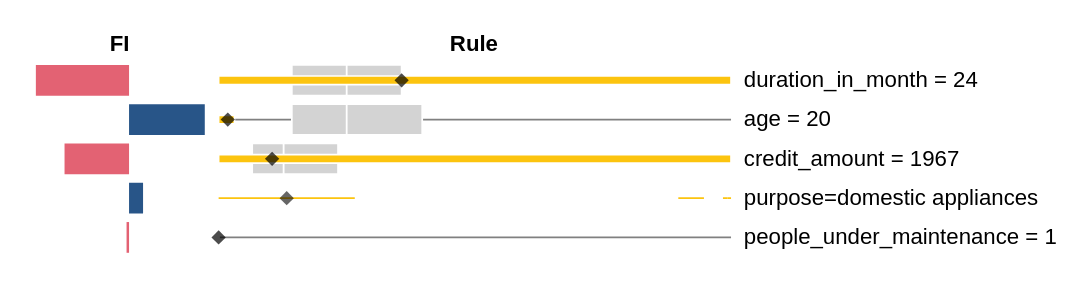

Here is the notebook cell this chart was saved with:
### Code cell
rules_only = plot_rules(df_v, only_rules=True)
rules_only

### Figure 1 — Vega-Lite specification as saved in the notebook (floating-point values rounded to 4 significant figures)
{"config": {"view": {"continuousWidth": 400, "continuousHeight": 300, "stroke": "lightgray", "strokeWidth": 0}, "axis": {"grid": false}, "axisX": {"disable": true}, "axisY": {"domain": false, "ticks": false}, "concat": {"spacing": 3}, "padding": 20, "title": {"anchor": "middle", "fontWeight": "bold"}}, "hconcat": [{"vconcat": [{"data": {"name": "data-2acaed037c1051ca114875af372fa54e"}, "mark": "bar", "encoding": {"color": {"condition": {"value": "#285588", "test": "datum.feature_importance > 0"}, "value": "#E36273"}, "tooltip": [{"field": "name"}, {"field": "feature_importance"}], "x": {"field": "feature_importance", "title": null, "type": "quantitative"}, "y": {"axis": null, "field": "name", "title": null, "type": "nominal"}}, "height": 20, "transform": [{"filter": "datum.rtype!='crules'"}], "width": 100}, {"data": {"name": "data-207fb7bde2b05ed331fcda818979d733"}, "mark": "bar", "encoding": {"color": {"condition": {"value": "#285588", "test": "datum.feature_importance > 0"}, "value": "#E36273"}, "tooltip": [{"field": "name"}, {"field": "feature_importance"}], "x": {"field": "feature_importance", "title": null, "type": "quantitative"}, "y": {"axis": null, "field": "name", "title": null, "type": "nominal"}}, "height": 20, "transform": [{"filter": "datum.rtype!='crules'"}], "width": 100}, {"data": {"name": "data-0fcc3aba2a347939f3df53ac59b4bb64"}, "mark": "bar", "encoding": {"color": {"condition": {"value": "#285588", "test": "datum.feature_importance > 0"}, "value": "#E36273"}, "tooltip": [{"field": "name"}, {"field": "feature_importance"}], "x": {"field": "feature_importance", "title": null, "type": "quantitative"}, "y": {"axis": null, "field": "name", "title": null, "type": "nominal"}}, "height": 20, "transform": [{"filter": "datum.rtype!='crules'"}], "width": 100}, {"data": {"name": "data-7b795551f46889adddc2de51d171a17a"}, "mark": "bar", "encoding": {"color": {"condition": {"value": "#285588", "test": "datum.feature_importance > 0"}, "value": "#E36273"}, "tooltip": [{"field": "name"}, {"field": "feature_importance"}], "x": {"field": "feature_importance", "title": null, "type": "quantitative"}, "y": {"axis": null, "field": "name", "title": null, "type": "nominal"}}, "height": 20, "transform": [{"filter": "datum.rtype!='crules'"}], "width": 100}, {"data": {"name": "data-01c219aa7a87c6c0a20ea25eb912c34c"}, "mark": "bar", "encoding": {"color": {"condition": {"value": "#285588", "test": "datum.feature_importance > 0"}, "value": "#E36273"}, "tooltip": [{"field": "name"}, {"field": "feature_importance"}], "x": {"field": "feature_importance", "title": null, "type": "quantitative"}, "y": {"axis": null, "field": "name", "title": null, "type": "nominal"}}, "height": 20, "transform": [{"filter": "datum.rtype!='crules'"}], "width": 100}], "resolve": {"scale": {"x": "shared"}}, "title": "FI"}, {"vconcat": [{"layer": [{"mark": {"type": "bar", "color": "grey", "size": 1}, "encoding": {"x": {"field": "min", "scale": {"clamp": true, "domain": [4.0, 60.0], "nice": false}, "title": null, "type": "quantitative"}, "x2": {"field": "max"}, "y": {"axis": {"labels": false, "ticks": false}, "field": "name", "title": null, "type": "nominal"}}, "transform": [{"filter": "datum.rtype!='crules'"}]}, {"mark": {"type": "bar", "color": "lightgrey", "size": 18, "stroke": "white"}, "encoding": {"x": {"field": "q1", "scale": {"clamp": true, "domain": [4.0, 60.0], "nice": false}, "title": null, "type": "quantitative"}, "x2": {"field": "median"}}, "transform": [{"filter": "datum.rtype!='crules'"}]}, {"mark": {"type": "bar", "color": "lightgrey", "size": 18, "stroke": "white"}, "encoding": {"x": {"field": "median", "scale": {"clamp": true, "domain": [4.0, 60.0], "nice": false}, "title": null, "type": "quantitative"}, "x2": {"field": "q3"}}, "transform": [{"filter": "datum.rtype!='crules'"}]}, {"mark": {"type": "bar", "color": "#fcc40f", "size": 5, "stroke": "white"}, "encoding": {"x": {"field": "thr", "title": null, "type": "quantitative"}, "x2": {"field": "thr2"}, "y": {"field": "name", "title": null, "type": "nominal"}}, "transform": [{"filter": "datum.rtype!='crules'"}]}, {"mark": {"type": "point", "color": "black", "filled": true, "shape": "diamond", "size": 70}, "encoding": {"tooltip": [{"field": "inst", "title": "duration_in_month"}], "x": {"field": "inst", "scale": {"clamp": true, "domain": [4.0, 60.0], "nice": false}, "title": null, "type": "quantitative"}}, "transform": [{"filter": "datum.rtype!='crules'"}]}], "data": {"name": "data-2acaed037c1051ca114875af372fa54e"}, "height": 20, "width": 300}, {"layer": [{"mark": {"type": "bar", "color": "grey", "size": 1}, "encoding": {"x": {"field": "min", "scale": {"clamp": true, "domain": [19.0, 75.0], "nice": false}, "title": null, "type": "quantitative"}, "x2": {"field": "max"}, "y": {"axis": {"labels": false, "ticks": false}, "field": "name", "title": null, "type": "nominal"}}, "transform": [{"filter": "datum.rtype!='crules'"}]}, {"mark": {"type": "bar", "color": "lightgrey", "size": 18, "stroke": "white"}, "encoding": {"x": {"field": "q1", "scale": {"clamp": true, "domain": [19.0, 75.0], "nice": false}, "title": null, "type": "quantitative"}, "x2": {"field": "median"}}, "transform": [{"filter": "datum.rtype!='crules'"}]}, {"mark": {"type": "bar", "color": "lightgrey", "size": 18, "stroke": "white"}, "encoding": {"x": {"field": "median", "scale": {"clamp": true, "domain": [19.0, 75.0], "nice": false}, "title": null, "type": "quantitative"}, "x2": {"field": "q3"}}, "transform": [{"filter": "datum.rtype!='crules'"}]}, {"mark": {"type": "bar", "color": "#fcc40f", "size": 5, "stroke": "white"}, "encoding": {"x": {"field": "thr", "title": null, "type": "quantitative"}, "x2": {"field": "thr2"}, "y": {"field": "name", "title": null, "type": "nominal"}}, "transform": [{"filter": "datum.rtype!='crules'"}]}, {"mark": {"type": "point", "color": "black", "filled": true, "shape": "diamond", "size": 70}, "encoding": {"tooltip": [{"field": "inst", "title": "age"}], "x": {"field": "inst", "scale": {"clamp": true, "domain": [19.0, 75.0], "nice": false}, "title": null, "type": "quantitative"}}, "transform": [{"filter": "datum.rtype!='crules'"}]}], "data": {"name": "data-207fb7bde2b05ed331fcda818979d733"}, "height": 20, "width": 300}, {"layer": [{"mark": {"type": "bar", "color": "grey", "size": 1}, "encoding": {"x": {"field": "min", "scale": {"clamp": true, "domain": [338.0, 15940.0], "nice": false}, "title": null, "type": "quantitative"}, "x2": {"field": "max"}, "y": {"axis": {"labels": false, "ticks": false}, "field": "name", "title": null, "type": "nominal"}}, "transform": [{"filter": "datum.rtype!='crules'"}]}, {"mark": {"type": "bar", "color": "lightgrey", "size": 18, "stroke": "white"}, "encoding": {"x": {"field": "q1", "scale": {"clamp": true, "domain": [338.0, 15940.0], "nice": false}, "title": null, "type": "quantitative"}, "x2": {"field": "median"}}, "transform": [{"filter": "datum.rtype!='crules'"}]}, {"mark": {"type": "bar", "color": "lightgrey", "size": 18, "stroke": "white"}, "encoding": {"x": {"field": "median", "scale": {"clamp": true, "domain": [338.0, 15940.0], "nice": false}, "title": null, "type": "quantitative"}, "x2": {"field": "q3"}}, "transform": [{"filter": "datum.rtype!='crules'"}]}, {"mark": {"type": "bar", "color": "#fcc40f", "size": 5, "stroke": "white"}, "encoding": {"x": {"field": "thr", "title": null, "type": "quantitative"}, "x2": {"field": "thr2"}, "y": {"field": "name", "title": null, "type": "nominal"}}, "transform": [{"filter": "datum.rtype!='crules'"}]}, {"mark": {"type": "point", "color": "black", "filled": true, "shape": "diamond", "size": 70}, "encoding": {"tooltip": [{"field": "inst", "title": "credit_amount"}], "x": {"field": "inst", "scale": {"clamp": true, "domain": [338.0, 15940.0], "nice": false}, "title": null, "type": "quantitative"}}, "transform": [{"filter": "datum.rtype!='crules'"}]}], "data": {"name": "data-0fcc3aba2a347939f3df53ac59b4bb64"}, "height": 20, "width": 300}, {"layer": [{"mark": {"type": "bar", "color": "lightgrey", "stroke": "white"}, "encoding": {"tooltip": [{"field": "category", "title": "purpose"}, {"field": "count"}], "x": {"field": "count_start", "type": "quantitative"}, "x2": {"field": "count_end"}}, "transform": [{"filter": "datum.rtype!='crules'"}, {"groupby": ["rname"], "stack": "count", "sort": [{"field": "count", "order": "descending"}], "as": ["count_start", "count_end"]}, {"calculate": "(datum.count_start+datum.count_end)/2", "as": "midStack"}]}, {"mark": {"type": "bar", "stroke": "#fcc40f"}, "encoding": {"color": {"condition": {"value": "#fcc40f", "test": "datum.is_continuous && datum.inst==1"}, "value": "white"}, "opacity": {"condition": {"value": 1, "test": "datum.is_continuous"}, "value": 0.0001}, "tooltip": [{"field": "category", "title": "purpose"}, {"field": "count"}], "x": {"field": "count_start", "type": "quantitative"}, "x2": {"field": "count_end"}}, "transform": [{"filter": "datum.rtype!='crules'"}, {"groupby": ["rname"], "stack": "count", "sort": [{"field": "count", "order": "descending"}], "as": ["count_start", "count_end"]}, {"calculate": "(datum.count_start+datum.count_end)/2", "as": "midStack"}]}, {"mark": {"type": "point", "color": "black", "filled": true, "shape": "diamond", "size": 70}, "encoding": {"opacity": {"condition": {"value": 0.6, "test": "datum.inst==1"}, "value": 0}, "x": {"field": "midStack", "title": null, "type": "quantitative"}, "y": {"axis": null, "field": "rname", "type": "nominal"}}, "transform": [{"filter": "datum.rtype!='crules'"}, {"groupby": ["rname"], "stack": "count", "sort": [{"field": "count", "order": "descending"}], "as": ["count_start", "count_end"]}, {"calculate": "(datum.count_start+datum.count_end)/2", "as": "midStack"}]}], "data": {"name": "data-6d2afbdeb63ccbcd7a8edca98d6e433f"}, "height": 20, "width": 300}, {"layer": [{"mark": {"type": "bar", "color": "grey", "size": 1}, "encoding": {"x": {"field": "min", "scale": {"clamp": true, "domain": [1.0, 2.0], "nice": false}, "title": null, "type": "quantitative"}, "x2": {"field": "max"}, "y": {"axis": {"labels": false, "ticks": false}, "field": "name", "title": null, "type": "nominal"}}, "transform": [{"filter": "datum.rtype!='crules'"}]}, {"mark": {"type": "bar", "color": "lightgrey", "size": 18, "stroke": "white"}, "encoding": {"x": {"field": "q1", "scale": {"clamp": true, "domain": [1.0, 2.0], "nice": false}, "title": null, "type": "quantitative"}, "x2": {"field": "median"}}, "transform": [{"filter": "datum.rtype!='crules'"}]}, {"mark": {"type": "bar", "color": "lightgrey", "size": 18, "stroke": "white"}, "encoding": {"x": {"field": "median", "scale": {"clamp": true, "domain": [1.0, 2.0], "nice": false}, "title": null, "type": "quantitative"}, "x2": {"field": "q3"}}, "transform": [{"filter": "datum.rtype!='crules'"}]}, {"mark": {"type": "bar", "color": "#fcc40f", "size": 5, "stroke": "white"}, "encoding": {"x": {"field": "thr", "title": null, "type": "quantitative"}, "x2": {"field": "thr2"}, "y": {"field": "name", "title": null, "type": "nominal"}}, "transform": [{"filter": "datum.rtype!='crules'"}]}, {"mark": {"type": "point", "color": "black", "filled": true, "shape": "diamond", "size": 70}, "encoding": {"tooltip": [{"field": "inst", "title": "people_under_maintenance"}], "x": {"field": "inst", "scale": {"clamp": true, "domain": [1.0, 2.0], "nice": false}, "title": null, "type": "quantitative"}}, "transform": [{"filter": "datum.rtype!='crules'"}]}], "data": {"name": "data-01c219aa7a87c6c0a20ea25eb912c34c"}, "height": 20, "width": 300}], "title": "Rule"}, {"vconcat": [{"data": {"name": "data-2acaed037c1051ca114875af372fa54e"}, "mark": {"type": "text", "align": "left", "color": "black", "dx": -50, "fontSize": 13}, "encoding": {"text": {"field": "label", "title": null, "type": "nominal"}}, "height": 20, "transform": [{"filter": "datum.rtype!='crules'"}, {"calculate": "datum.type=='categorical' ? datum.name : datum.name +' = '+ datum.inst", "as": "label"}], "width": 101}, {"data": {"name": "data-207fb7bde2b05ed331fcda818979d733"}, "mark": {"type": "text", "align": "left", "color": "black", "dx": -50, "fontSize": 13}, "encoding": {"text": {"field": "label", "title": null, "type": "nominal"}}, "height": 20, "transform": [{"filter": "datum.rtype!='crules'"}, {"calculate": "datum.type=='categorical' ? datum.name : datum.name +' = '+ datum.inst", "as": "label"}], "width": 101}, {"data": {"name": "data-0fcc3aba2a347939f3df53ac59b4bb64"}, "mark": {"type": "text", "align": "left", "color": "black", "dx": -50, "fontSize": 13}, "encoding": {"text": {"field": "label", "title": null, "type": "nominal"}}, "height": 20, "transform": [{"filter": "datum.rtype!='crules'"}, {"calculate": "datum.type=='categorical' ? datum.name : datum.name +' = '+ datum.inst", "as": "label"}], "width": 101}, {"data": {"name": "data-7b795551f46889adddc2de51d171a17a"}, "mark": {"type": "text", "align": "left", "color": "black", "dx": -50, "fontSize": 13}, "encoding": {"text": {"field": "label", "title": null, "type": "nominal"}}, "height": 20, "transform": [{"filter": "datum.rtype!='crules'"}, {"calculate": "datum.type=='categorical' ? datum.name : datum.name +' = '+ datum.inst", "as": "label"}], "width": 101}, {"data": {"name": "data-01c219aa7a87c6c0a20ea25eb912c34c"}, "mark": {"type": "text", "align": "left", "color": "black", "dx": -50, "fontSize": 13}, "encoding": {"text": {"field": "label", "title": null, "type": "nominal"}}, "height": 20, "transform": [{"filter": "datum.rtype!='crules'"}, {"calculate": "datum.type=='categorical' ? datum.name : datum.name +' = '+ datum.inst", "as": "label"}], "width": 101}]}], "$schema": "https://vega.github.io/schema/vega-lite/v4.17.0.json", "datasets": {"data-2acaed037c1051ca114875af372fa54e": [{"type": "numeric", "name": "duration_in_month", "rname": "duration_in_month", "min": 4.0, "max": 60.0, "q1": 12.0, "median": 18.0, "q3": 24.0, "mean": 20.77, "std": 11.96, "feature_importance": -0.02455, "category": null, "count": null, "rtype": "rule", "inst": 24, "att": "duration_in_month", "op": ">", "thr": -1.941, "is_continuous": true, "thr2": 60.0, "crules_n": null}, {"type": "numeric", "name": "duration_in_month", "rname": "duration_in_month", "min": 4.0, "max": 60.0, "q1": 12.0, "median": 18.0, "q3": 24.0, "mean": 20.77, "std": 11.96, "feature_importance": -0.02455, "category": null, "count": null, "rtype": "crules", "inst": 24, "att": "duration_in_month", "op": "<=", "thr": 5.795, "is_continuous": true, "thr2": 60.0, "crules_n": 1.0}], "data-207fb7bde2b05ed331fcda818979d733": [{"type": "numeric", "name": "age", "rname": "age", "min": 19.0, "max": 75.0, "q1": 27.0, "median": 33.0, "q3": 41.25, "mean": 35.47, "std": 10.95, "feature_importance": 0.01995, "category": null, "count": null, "rtype": "crules", "inst": 20, "att": "age", "op": "<=", "thr": 20.73, "is_continuous": true, "thr2": 19.0, "crules_n": 0.0}, {"type": "numeric", "name": "age", "rname": "age", "min": 19.0, "max": 75.0, "q1": 27.0, "median": 33.0, "q3": 41.25, "mean": 35.47, "std": 10.95, "feature_importance": 0.01995, "category": null, "count": null, "rtype": "crules", "inst": 20, "att": "age", "op": ">", "thr": 20.73, "is_continuous": true, "thr2": 19.0, "crules_n": 1.0}, {"type": "numeric", "name": "age", "rname": "age", "min": 19.0, "max": 75.0, "q1": 27.0, "median": 33.0, "q3": 41.25, "mean": 35.47, "std": 10.95, "feature_importance": 0.01995, "category": null, "count": null, "rtype": "rule", "inst": 20, "att": "age", "op": "<=", "thr": 20.73, "is_continuous": true, "thr2": 19.0, "crules_n": null}], "data-0fcc3aba2a347939f3df53ac59b4bb64": [{"type": "numeric", "name": "credit_amount", "rname": "credit_amount", "min": 338.0, "max": 15940.0, "q1": 1361.0, "median": 2320.0, "q3": 3974.0, "mean": 3201.0, "std": 2675.0, "feature_importance": -0.017, "category": null, "count": null, "rtype": "crules", "inst": 1967, "att": "credit_amount", "op": "<=", "thr": -439.6, "is_continuous": true, "thr2": 15940.0, "crules_n": 0.0}, {"type": "numeric", "name": "credit_amount", "rname": "credit_amount", "min": 338.0, "max": 15940.0, "q1": 1361.0, "median": 2320.0, "q3": 3974.0, "mean": 3201.0, "std": 2675.0, "feature_importance": -0.017, "category": null, "count": null, "rtype": "crules", "inst": 1967, "att": "credit_amount", "op": "<=", "thr": 26.47, "is_continuous": true, "thr2": 15940.0, "crules_n": 1.0}, {"type": "numeric", "name": "credit_amount", "rname": "credit_amount", "min": 338.0, "max": 15940.0, "q1": 1361.0, "median": 2320.0, "q3": 3974.0, "mean": 3201.0, "std": 2675.0, "feature_importance": -0.017, "category": null, "count": null, "rtype": "rule", "inst": 1967, "att": "credit_amount", "op": ">", "thr": -439.6, "is_continuous": true, "thr2": 15940.0, "crules_n": null}], "data-7b795551f46889adddc2de51d171a17a": [{"type": "categorical", "name": "purpose=domestic appliances", "rname": "purpose", "min": null, "max": null, "q1": null, "median": null, "q3": null, "mean": null, "std": null, "feature_importance": 0.003691, "category": "domestic appliances", "count": 186.0, "rtype": "rule", "inst": 1, "att": "purpose=domestic appliances", "op": "<=", "thr": 1.015, "is_continuous": true, "thr2": null, "crules_n": null}], "data-01c219aa7a87c6c0a20ea25eb912c34c": [{"type": "numeric", "name": "people_under_maintenance", "rname": "people_under_maintenance", "min": 1.0, "max": 2.0, "q1": 1.0, "median": 1.0, "q3": 1.0, "mean": 1.159, "std": 0.3655, "feature_importance": -0.0006574, "category": null, "count": null, "rtype": "rule", "inst": 1, "att": "people_under_maintenance", "op": "<=", "thr": -0.0132, "is_continuous": true, "thr2": 1.0, "crules_n": null}], "data-6d2afbdeb63ccbcd7a8edca98d6e433f": [{"type": "categorical", "name": "purpose=car (new)", "rname": "purpose", "min": null, "max": null, "q1": null, "median": null, "q3": null, "mean": null, "std": null, "feature_importance": 0.0115, "category": "car (new)", "count": 171.0, "rtype": "", "inst": 0, "att": null, "op": null, "thr": null, "is_continuous": null, "thr2": null, "crules_n": null}, {"type": "categorical", "name": "purpose=(vacation - does not exist?)", "rname": "purpose", "min": null, "max": null, "q1": null, "median": null, "q3": null, "mean": null, "std": null, "feature_importance": -0.006385, "category": "(vacation - does not exist?)", "count": 35.0, "rtype": "rule", "inst": 0, "att": "purpose=(vacation - does not exist?)", "op": "<=", "thr": 0.4623, "is_continuous": true, "thr2": null, "crules_n": null}, {"type": "categorical", "name": "purpose=domestic appliances", "rname": "purpose", "min": null, "max": null, "q1": null, "median": null, "q3": null, "mean": null, "std": null, "feature_importance": 0.003691, "category": "domestic appliances", "count": 186.0, "rtype": "rule", "inst": 1, "att": "purpose=domestic appliances", "op": "<=", "thr": 1.015, "is_continuous": true, "thr2": null, "crules_n": null}, {"type": "categorical", "name": "purpose=radio/television", "rname": "purpose", "min": null, "max": null, "q1": null, "median": null, "q3": null, "mean": null, "std": null, "feature_importance": -0.001653, "category": "radio/television", "count": 126.0, "rtype": "", "inst": 0, "att": null, "op": null, "thr": null, "is_continuous": null, "thr2": null, "crules_n": null}, {"type": "categorical", "name": "purpose=car (used)", "rname": "purpose", "min": null, "max": null, "q1": null, "median": null, "q3": null, "mean": null, "std": null, "feature_importance": 0.001541, "category": "car (used)", "count": 76.0, "rtype": "", "inst": 0, "att": null, "op": null, "thr": null, "is_continuous": null, "thr2": null, "crules_n": null}, {"type": "categorical", "name": "purpose=business", "rname": "purpose", "min": null, "max": null, "q1": null, "median": null, "q3": null, "mean": null, "std": null, "feature_importance": -0.001384, "category": "business", "count": 69.0, "rtype": "", "inst": 0, "att": null, "op": null, "thr": null, "is_continuous": null, "thr2": null, "crules_n": null}, {"type": "categorical", "name": "purpose=repairs", "rname": "purpose", "min": null, "max": null, "q1": null, "median": null, "q3": null, "mean": null, "std": null, "feature_importance": -0.0003984, "category": "repairs", "count": 10.0, "rtype": "", "inst": 0, "att": null, "op": null, "thr": null, "is_continuous": null, "thr2": null, "crules_n": null}, {"type": "categorical", "name": "purpose=education", "rname": "purpose", "min": null, "max": null, "q1": null, "median": null, "q3": null, "mean": null, "std": null, "feature_importance": -0.0001219, "category": "education", "count": 16.0, "rtype": "", "inst": 0, "att": null, "op": null, "thr": null, "is_continuous": null, "thr2": null, "crules_n": null}, {"type": "categorical", "name": "purpose=retraining", "rname": "purpose", "min": null, "max": null, "q1": null, "median": null, "q3": null, "mean": null, "std": null, "feature_importance": 8.102e-05, "category": "retraining", "count": 5.0, "rtype": "rule", "inst": 0, "att": "purpose=retraining", "op": "<=", "thr": 0.1152, "is_continuous": true, "thr2": null, "crules_n": null}, {"type": "categorical", "name": "purpose=furniture/equipment", "rname": "purpose", "min": null, "max": null, "q1": null, "median": null, "q3": null, "mean": null, "std": null, "feature_importance": -4.607e-06, "category": "furniture/equipment", "count": 6.0, "rtype": "rule", "inst": 0, "att": "purpose=furniture/equipment", "op": "<=", "thr": 0.1837, "is_continuous": true, "thr2": null, "crules_n": null}]}}
